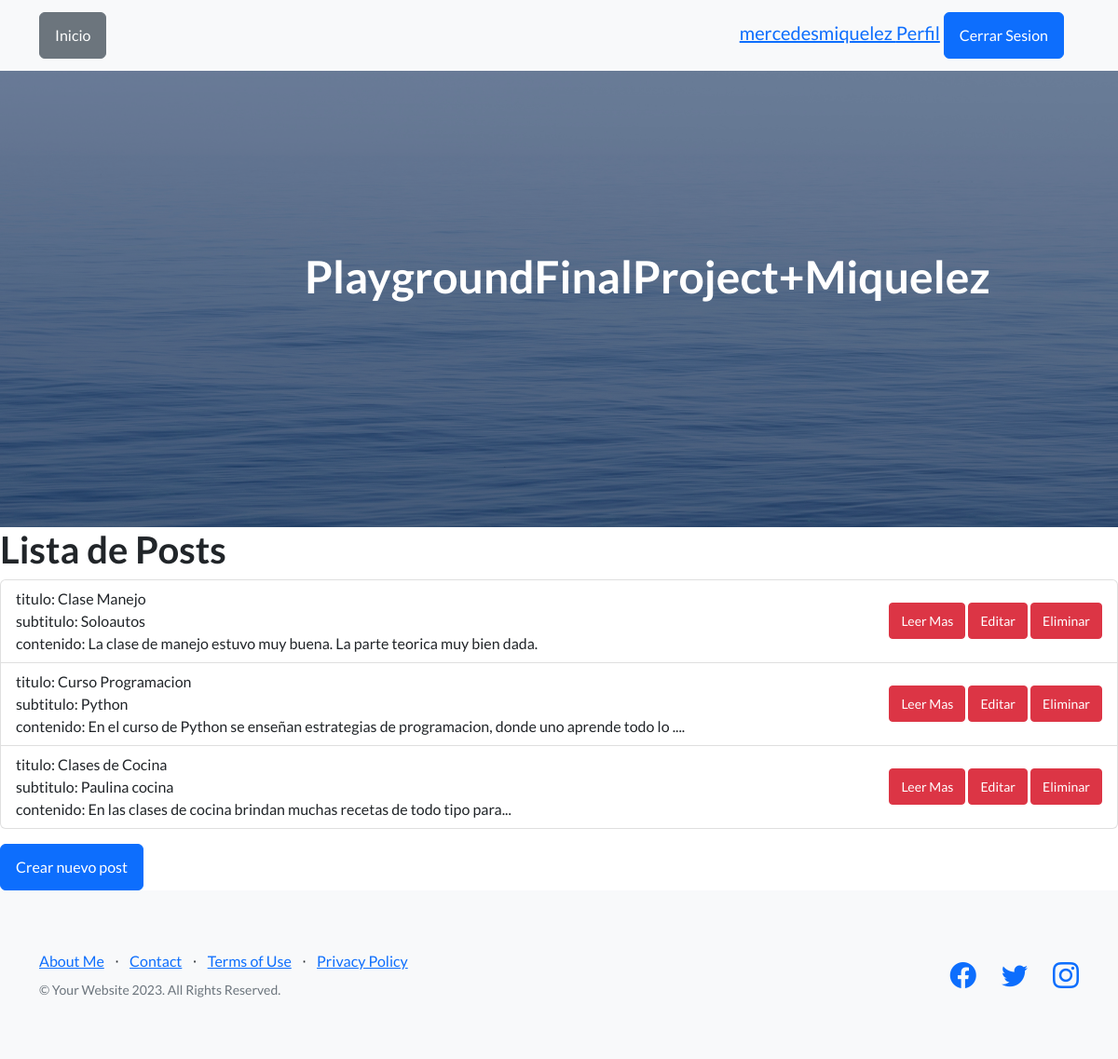
Screenshot of /app1/post_list/ (signed in) with the database file from the repository.
### app1/models.py (models this page shows, shortened)
class Post(models.Model):
    title = models.CharField(max_length=200)
    subtitle = models.CharField(max_length=200)
    content = models.TextField()
    created_at = models.DateTimeField(auto_now_add=True)

### app1/views.py (the view)
# urls.py: path('post_list/', views.PostListView.as_view(), name='post_list'),
class PostListView(ListView):
    model = Post
    template_name = 'post_list.html'
    context_object_name = 'posts'

### app1/Templates/post_list.html
{% extends 'index.html' %}
{% block content %}
  <h1>Lista de Posts</h1>
  <ul class="list-group">
    {% for post in posts %}
      <li class="list-group-item">
        <div class="d-flex justify-content-between align-items-center">
          titulo: {{ post.title }}<br>
          subtitulo: {{post.subtitle}}<br>
          contenido: {{post.content}}
          <div>
            <a href="{% url 'app1:detail_post' post.pk %}" class="btn btn-danger btn-sm ml-2">Leer Mas</a>
            <a href="{% url 'app1:update_post' post.pk %}" class="btn btn-danger btn-sm ml-2">Editar</a>
            <a href="{% url 'app1:delete_post' post.pk %}" class="btn btn-danger btn-sm ml-2">Eliminar</a>
          </div>
        </div>
      </li>
    {% endfor %}
  </ul>
  <a href="{% url 'app1:create_post' %}" class="btn btn-primary mt-3">Crear nuevo post</a>
{% endblock %}

### app1/Templates/index.html (shortened to what this page needs)
{% load static %}
<!DOCTYPE html>
<html lang="en">
    <head>
        <link href="https://cdn.jsdelivr.net/npm/bootstrap-icons@1.5.0/font/bootstrap-icons.css" rel="stylesheet" type="text/css" />
        <link href="{% static 'css/styles.css' %}" rel="stylesheet" />
    </head>
    <body>
        <nav class="navbar navbar-light bg-light static-top">
            <div class="container">
                <a href="{% url 'app1:index' %}" class="btn btn-secondary">Inicio</a>
                {% if not request.user.is_authenticated %}
                <a class="btn btn-primary" href="{% url 'app1:login' %}">Iniciar Sesion</a>
                <a class="btn btn-primary" href="{% url 'app1:register' %}">Registrarse</a>
                {% else %}
                <div class="navbar-brand">
                    <a href="http://127.0.0.1:8000/app1/editarPerfil/">
                        {% if request.user.avatar %}
                        <img src="{{ user.avatar.image.url }}" alt="Avatar" height="48px">
                        {% else %}
                        {{ request.user.username }}
                        {% endif %}
                    Perfil</a>
                    <a class="btn btn-primary" href="{% url 'app1:logout' %}">Cerrar Sesion</a>
                </div>
                {% endif %}
            </div>
        </nav>
        <header class="masthead">
            <div class="container position-relative">
                <div class="row justify-content-center">
                    <div class="col-xl-6">
                        <div class="text-center text-white">
                            <h1 class="mb-5">PlaygroundFinalProject+Miquelez</h1>
                        </div>
                    </div>
                </div>
            </div>
        </header>
        {% block content %}{% endblock %}
        <footer class="footer bg-light">
            <div class="container">
                <div class="row">
                    <div class="col-lg-6 h-100 text-center text-lg-start my-auto">
                        <ul class="list-inline mb-2">
                            <li class="list-inline-item"><a href="http://127.0.0.1:8000/app1/aboutme/">About Me</a></li>
                            <li class="list-inline-item">⋅</li>
                            <li class="list-inline-item"><a href="#!">Contact</a></li>
                            <li class="list-inline-item">⋅</li>
                            <li class="list-inline-item"><a href="#!">Terms of Use</a></li>
                            <li class="list-inline-item">⋅</li>
                            <li class="list-inline-item"><a href="#!">Privacy Policy</a></li>
                        </ul>
                        <p class="text-muted small mb-4 mb-lg-0">&copy; Your Website 2023. All Rights Reserved.</p>
                    </div>
                    <div class="col-lg-6 h-100 text-center text-lg-end my-auto">
                        <ul class="list-inline mb-0">
                            <li class="list-inline-item me-4">
                                <a href="#!"><i class="bi-facebook fs-3"></i></a>
                            </li>
                            <li class="list-inline-item me-4">
                                <a href="#!"><i class="bi-twitter fs-3"></i></a>
                            </li>
                            <li class="list-inline-item">
                                <a href="#!"><i class="bi-instagram fs-3"></i></a>
                            </li>
                        </ul>
                    </div>
                </div>
            </div>
        </footer>
    </body>
</html>

### rows the page displays
Post: title "Clase Manejo", subtitle "Soloautos", content "La clase de manejo estuvo muy buena. La parte teorica muy bien dada."
Post: title "Curso Programacion", subtitle "Python", content "En el curso de Python se enseñan estrategias de programacion, donde uno aprende todo lo ...."
Post: title "Clases de Cocina", subtitle "Paulina cocina", content "En las clases de cocina brindan muchas recetas de todo tipo para..."

### other values shown
{{ request.user.username }} "mercedesmiquelez"
